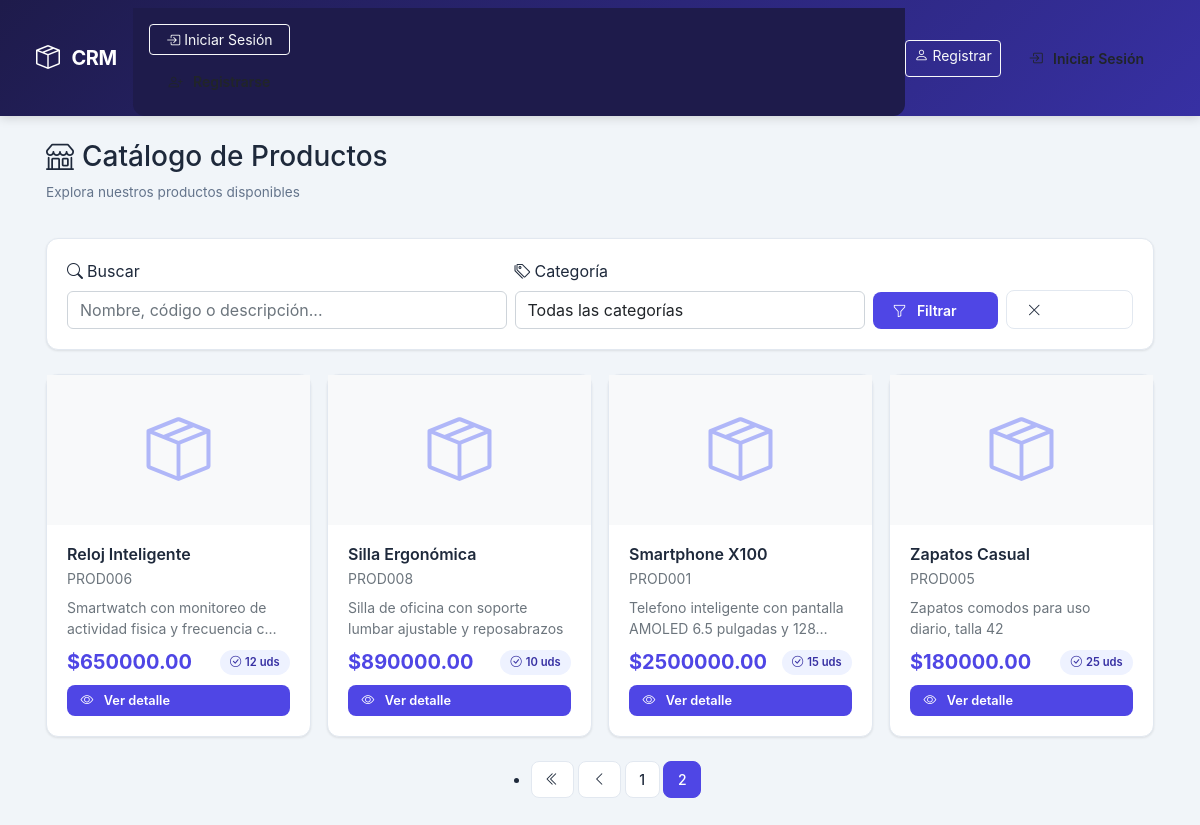
The app's page /catalogo/productos/?page=2 with its own data.
### productos/models.py (models this page shows, shortened)
class Producto(BaseModel):
    nombre = models.CharField(max_length=100)
    descripcion = models.TextField(blank=True, null=True)
    precio = models.DecimalField(max_digits=10, decimal_places=2)
    stock = models.IntegerField(default=0)
    codigo = models.CharField(max_length=50, unique=True)

### catalogo/views.py (the view)
# urls.py: path("productos/", views.productos_publicos, name="productos_publicos"),
def productos_publicos(request: HttpRequest) -> HttpResponse:
    query = request.GET.get("q", "").strip()
    categoria_id = request.GET.get("categoria", "").strip()
    productos = Producto.objects.all().order_by("nombre")
    if query:
        productos = productos.filter(
            Q(nombre__icontains=query) | Q(descripcion__icontains=query) | Q(codigo__icontains=query)
        )
    if categoria_id and categoria_id.isdigit():
        cat_id = int(categoria_id)
        catalogo_ids = Catalogo.objects.filter(categoria_id=cat_id).values_list("producto_id", flat=True)
        productos = productos.filter(id__in=catalogo_ids)
    paginator = Paginator(productos, 8)
    page = request.GET.get("page")
    productos_page = paginator.get_page(page)
    categorias = Categoria.objects.all()
    return render(request, "catalogo/productos_publicos.html", {
        "productos": productos_page,
        "categorias": categorias,
        "query": query,
        "categoria_seleccionada": categoria_id,
    })

### catalogo/templates/catalogo/productos_publicos.html (shortened to what this page needs)
{% extends 'base.html' %}
{% load static %}
{% block content %}
<div class="animate-fade-in">
    <div class="section-title">
        <div>
            <h3><i class="bi bi-shop me-2"></i>Catálogo de Productos</h3>
            <p class="subtitle">Explora nuestros productos disponibles</p>
        </div>
    </div>
    <div class="card-crm mb-4 animate-slide-in">
        <div class="card-body">
            <form method="get" class="row g-2 align-items-end">
                <div class="col-md-5">
                    <label class="form-label"><i class="bi bi-search me-1"></i>Buscar</label>
                    <input type="text" name="q" class="form-control" placeholder="Nombre, código o descripción..." value="{{ query }}">
                </div>
                <div class="col-md-4">
                    <label class="form-label"><i class="bi bi-tags me-1"></i>Categoría</label>
                    <select name="categoria" class="form-control">
                        <option value="">Todas las categorías</option>
                    </select>
                </div>
                <div class="col-md-3 d-flex gap-2">
                    <button type="submit" class="btn btn-crm btn-crm-primary w-100 mt-auto">
                        <i class="bi bi-funnel me-1"></i>Filtrar
                    </button>
                    <a href="{% url 'catalogo:productos_publicos' %}" class="btn btn-crm btn-crm-outline w-100 mt-auto">
                        <i class="bi bi-x-lg"></i>
                    </a>
                </div>
            </form>
        </div>
    </div>
    {% if productos %}
    <div class="row g-3">
        {% for p in productos %}
        <div class="col-6 col-md-4 col-lg-3">
            <div class="card-crm h-100 animate-slide-in">
                <div class="text-center p-3 bg-light" style="min-height: 150px; display: flex; align-items: center; justify-content: center;">
                    {% if p.codigo %}
                    <i class="bi bi-box-seam" style="font-size: 4rem; color: var(--primary-light); opacity: 0.6;"></i>
                    {% else %}
                    <i class="bi bi-archive" style="font-size: 4rem; color: var(--text-muted); opacity: 0.4;"></i>
                    {% endif %}
                </div>
                <div class="card-body d-flex flex-column">
                    <h6 class="fw-semibold mb-1 text-truncate">{{ p.nombre }}</h6>
                    <small class="text-muted mb-2">{{ p.codigo }}</small>
                    <p class="small text-muted mb-2 flex-grow-1">{{ p.descripcion|truncatechars:60|default:"Sin descripción" }}</p>
                    <div class="d-flex justify-content-between align-items-center mt-auto">
                        <span class="fw-bold fs-5" style="color: var(--primary);">${{ p.precio }}</span>
                        {% if p.stock > 0 %}
                        <span class="badge-crm role-cliente" style="font-size: 0.7rem;"><i class="bi bi-check-circle me-1"></i>{{ p.stock }} uds</span>
                        {% else %}
                        <span class="badge bg-danger" style="font-size: 0.7rem;"><i class="bi bi-x-circle me-1"></i>Agotado</span>
                        {% endif %}
                    </div>
                    <div class="mt-2">
                        <a href="{% url 'productos:detalle' p.id %}" class="btn btn-crm btn-crm-primary btn-crm-sm w-100">
                            <i class="bi bi-eye me-1"></i>Ver detalle
                        </a>
                    </div>
                </div>
            </div>
        </div>
        {% endfor %}
    </div>
    {% if productos.has_other_pages %}
    <nav aria-label="Page navigation" class="mt-4">
        <ul class="pagination-crm">
            {% if productos.has_previous %}
            <li class="page-item">
                <a class="page-link" href="?page=1{% if query %}&q={{ query }}{% endif %}{% if categoria_seleccionada %}&categoria={{ categoria_seleccionada }}{% endif %}"><i class="bi bi-chevron-double-left"></i></a>
            </li>
            <li class="page-item">
                <a class="page-link" href="?page={{ productos.previous_page_number }}"><i class="bi bi-chevron-left"></i></a>
            </li>
            {% endif %}
            {% for num in productos.paginator.page_range %}
                {% if productos.number == num %}
                <li class="page-item active"><span class="page-link">{{ num }}</span></li>
                {% elif num > productos.number|add:'-3' and num < productos.number|add:'3' %}
                <li class="page-item"><a class="page-link" href="?page={{ num }}{% if query %}&q={{ query }}{% endif %}{% if categoria_seleccionada %}&categoria={{ categoria_seleccionada }}{% endif %}">{{ num }}</a></li>
                {% endif %}
            {% endfor %}
        </ul>
    </nav>
    {% endif %}
    {% else %}
    <div class="empty-state">
        <div class="empty-icon"><i class="bi bi-box-seam"></i></div>
        <h5>No se encontraron productos</h5>
        <p class="text-muted">Intenta con otros filtros o términos de búsqueda.</p>
    </div>
    {% endif %}
</div>
{% endblock %}

### website/templates/static/css/custom.css (style rules this page uses)
:root { --primary: #4F46E5; --primary-dark: #3730A3; --primary-light: #818CF8; --secondary: #0EA5E9; --accent: #F59E0B; --success: #10B981; --danger: #EF4444; --warning: #F59E0B; --info: #06B6D4; --dark: #0F172A; --dark-sidebar: #1E1B4B; --dark-sidebar-hover: #312E81; --body-bg: #F1F5F9; --card-bg: #FFFFFF; --text-primary: #1E293B; --text-secondary: #64748B; --text-muted: #94A3B8; --border-color: #E2E8F0; --sidebar-width: 260px; --sidebar-collapsed: 0px; --navbar-height: 64px; --radius: 12px; --radius-sm: 8px; --radius-lg: 16px; --shadow: 0 1px 3px rgba(0,0,0,0.06), 0 1px 2px rgba(0,0,0,0.04); --shadow-md: 0 4px 6px rgba(0,0,0,0.05), 0 10px 15px rgba(0,0,0,0.03); --shadow-lg: 0 10px 25px rgba(0,0,0,0.08); --transition: all 0.3s cubic-bezier(0.4, 0, 0.2, 1); --font-sans: 'Inter', -apple-system, BlinkMacSystemFont, 'Segoe UI', system-ui, sans-serif; --glow-rgb: 99 102 241; --cool-star-rgb: 99 102 241; --cool-dark-rgb: 55 48 163; --cool-bg-rgb: 15 23 42; }
* { box-sizing: border-box; }
body { font-family: var(--font-sans); background: var(--body-bg); color: var(--text-primary); min-height: 100vh; margin: 0; padding: 0; }
.card-crm { background: var(--card-bg); border: 1px solid var(--border-color); border-radius: var(--radius); box-shadow: var(--shadow); transition: var(--transition); }
.card-crm .card-body { padding: 1.25rem; }
.btn-crm { padding: 0.5rem 1.25rem; border-radius: var(--radius-sm); font-weight: 600; font-size: 0.875rem; transition: var(--transition); border: none; cursor: pointer; display: inline-flex; align-items: center; gap: 0.4rem; }
.btn-crm-primary { background: var(--primary); color: #fff; }
.btn-crm-outline { background: transparent; border: 1.5px solid var(--border-color); color: var(--text-primary); }
.btn-crm-sm { padding: 0.35rem 0.85rem; font-size: 0.8rem; }
.pagination-crm { display: flex; gap: 0.3rem; justify-content: center; margin-top: 1.5rem; }
.pagination-crm .page-item .page-link { border: 1px solid var(--border-color); padding: 0.45rem 0.85rem; border-radius: var(--radius-sm); color: var(--text-primary); font-weight: 500; font-size: 0.875rem; transition: var(--transition); background: var(--card-bg); }
.pagination-crm .page-item.active .page-link { background: var(--primary); border-color: var(--primary); color: #fff; }
.section-title { font-size: 1.35rem; font-weight: 700; color: var(--text-primary); margin-bottom: 1.25rem; display: flex; align-items: center; gap: 0.5rem; }
.section-title .subtitle { font-size: 0.85rem; font-weight: 400; color: var(--text-secondary); }
.badge-crm { padding: 0.25rem 0.65rem; border-radius: 20px; font-size: 0.75rem; font-weight: 600; }
.badge-crm.role-cliente { background: #EEF2FF; color: #3730A3; }
.animate-fade-in { animation: fadeIn 0.4s ease; }
.animate-slide-in { animation: slideIn 0.3s ease; }

### records on screen
Producto: nombre "Reloj Inteligente", codigo "PROD006", descripcion "Smartwatch con monitoreo de actividad fisica y frecuencia c…", precio "650000.00", stock "12"
Producto: nombre "Silla Ergonómica", codigo "PROD008", descripcion "Silla de oficina con soporte lumbar ajustable y reposabrazos", precio "890000.00", stock "10"
Producto: nombre "Smartphone X100", codigo "PROD001", descripcion "Telefono inteligente con pantalla AMOLED 6.5 pulgadas y 128…", precio "2500000.00", stock "15"
Producto: nombre "Zapatos Casual", codigo "PROD005", descripcion "Zapatos comodos para uso diario, talla 42", precio "180000.00", stock "25"

### other values on screen
{{ num }} "1"
{{ num }} "2"
